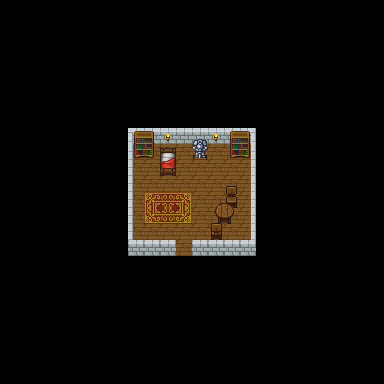

This game map was drawn from its Tiled (.tmx) file and the tilesets committed beside it. A one-line description and the full map source follow:
An orthogonal 24x24 tile map with 16x16 px tiles, 4 tile layers (Base Layer, Little Bitties, Wall Layer, Super Bitties).

<map version="1.0" tiledversion="1.0.2" orientation="orthogonal" renderorder="right-down" width="24" height="24" tilewidth="16" tileheight="16" nextobjectid="1">
 <tileset firstgid="1" source="indoortiles2.tsx" />
 <layer name="Base Layer" width="24" height="24">
  <data encoding="csv">
0,0,0,0,0,0,0,0,0,0,0,0,0,0,0,0,0,0,0,0,0,0,0,0,
0,0,0,0,0,0,0,0,0,0,0,0,0,0,0,0,0,0,0,0,0,0,0,0,
0,0,0,0,0,0,0,0,0,0,0,0,0,0,0,0,0,0,0,0,0,0,0,0,
0,0,0,0,0,0,0,0,0,0,0,0,0,0,0,0,0,0,0,0,0,0,0,0,
0,0,0,0,0,0,0,0,0,0,0,0,0,0,0,0,0,0,0,0,0,0,0,0,
0,0,0,0,0,0,0,0,0,0,0,0,0,0,0,0,0,0,0,0,0,0,0,0,
0,0,0,0,0,0,0,0,0,0,0,0,0,0,0,0,0,0,0,0,0,0,0,0,
0,0,0,0,0,0,0,0,0,0,0,0,0,0,0,0,0,0,0,0,0,0,0,0,
0,0,0,0,0,0,0,0,7,7,7,7,7,7,7,7,0,0,0,0,0,0,0,0,
0,0,0,0,0,0,0,0,7,7,7,7,7,7,7,7,0,0,0,0,0,0,0,0,
0,0,0,0,0,0,0,0,7,7,7,7,7,7,7,7,0,0,0,0,0,0,0,0,
0,0,0,0,0,0,0,0,7,7,7,7,7,7,7,7,0,0,0,0,0,0,0,0,
0,0,0,0,0,0,0,0,7,7,7,7,7,7,7,7,0,0,0,0,0,0,0,0,
0,0,0,0,0,0,0,0,7,7,7,7,7,7,7,7,0,0,0,0,0,0,0,0,
0,0,0,0,0,0,0,0,7,7,7,7,7,7,7,7,0,0,0,0,0,0,0,0,
0,0,0,0,0,0,0,0,7,7,7,7,7,7,7,7,0,0,0,0,0,0,0,0,
0,0,0,0,0,0,0,0,0,0,0,0,0,0,0,0,0,0,0,0,0,0,0,0,
0,0,0,0,0,0,0,0,0,0,0,0,0,0,0,0,0,0,0,0,0,0,0,0,
0,0,0,0,0,0,0,0,0,0,0,0,0,0,0,0,0,0,0,0,0,0,0,0,
0,0,0,0,0,0,0,0,0,0,0,0,0,0,0,0,0,0,0,0,0,0,0,0,
0,0,0,0,0,0,0,0,0,0,0,0,0,0,0,0,0,0,0,0,0,0,0,0,
0,0,0,0,0,0,0,0,0,0,0,0,0,0,0,0,0,0,0,0,0,0,0,0,
0,0,0,0,0,0,0,0,0,0,0,0,0,0,0,0,0,0,0,0,0,0,0,0,
0,0,0,0,0,0,0,0,0,0,0,0,0,0,0,0,0,0,0,0,0,0,0,0
</data>
 </layer>
 <layer name="Little Bitties" width="24" height="24">
  <data encoding="csv">
0,0,0,0,0,0,0,0,0,0,0,0,0,0,0,0,0,0,0,0,0,0,0,0,
0,0,0,0,0,0,0,0,0,0,0,0,0,0,0,0,0,0,0,0,0,0,0,0,
0,0,0,0,0,0,0,0,0,0,0,0,0,0,0,0,0,0,0,0,0,0,0,0,
0,0,0,0,0,0,0,0,0,0,0,0,0,0,0,0,0,0,0,0,0,0,0,0,
0,0,0,0,0,0,0,0,0,0,0,0,0,0,0,0,0,0,0,0,0,0,0,0,
0,0,0,0,0,0,0,0,0,0,0,0,0,0,0,0,0,0,0,0,0,0,0,0,
0,0,0,0,0,0,0,0,0,0,0,0,0,0,0,0,0,0,0,0,0,0,0,0,
0,0,0,0,0,0,0,0,0,0,0,0,0,0,0,0,0,0,0,0,0,0,0,0,
0,0,0,0,0,0,0,0,0,0,0,0,0,0,0,0,0,0,0,0,0,0,0,0,
0,0,0,0,0,0,0,0,36,0,0,0,0,0,0,38,0,0,0,0,0,0,0,0,
0,0,0,0,0,0,0,0,0,0,0,0,0,0,0,0,0,0,0,0,0,0,0,0,
0,0,0,0,0,0,0,0,0,0,0,0,0,0,0,0,0,0,0,0,0,0,0,0,
0,0,0,0,0,0,0,0,0,4,5,6,0,0,23,0,0,0,0,0,0,0,0,0,
0,0,0,0,0,0,0,0,0,11,12,13,0,0,0,0,0,0,0,0,0,0,0,0,
0,0,0,0,0,0,0,0,0,0,0,0,0,0,0,0,0,0,0,0,0,0,0,0,
0,0,0,0,0,0,0,0,0,0,0,0,0,0,0,0,0,0,0,0,0,0,0,0,
0,0,0,0,0,0,0,0,0,0,0,0,0,0,0,0,0,0,0,0,0,0,0,0,
0,0,0,0,0,0,0,0,0,0,0,0,0,0,0,0,0,0,0,0,0,0,0,0,
0,0,0,0,0,0,0,0,0,0,0,0,0,0,0,0,0,0,0,0,0,0,0,0,
0,0,0,0,0,0,0,0,0,0,0,0,0,0,0,0,0,0,0,0,0,0,0,0,
0,0,0,0,0,0,0,0,0,0,0,0,0,0,0,0,0,0,0,0,0,0,0,0,
0,0,0,0,0,0,0,0,0,0,0,0,0,0,0,0,0,0,0,0,0,0,0,0,
0,0,0,0,0,0,0,0,0,0,0,0,0,0,0,0,0,0,0,0,0,0,0,0,
0,0,0,0,0,0,0,0,0,0,0,0,0,0,0,0,0,0,0,0,0,0,0,0
</data>
 </layer>
 <layer name="Wall Layer" width="24" height="24">
  <data encoding="csv">
0,0,0,0,0,0,0,0,0,0,0,0,0,0,0,0,0,0,0,0,0,0,0,0,
0,0,0,0,0,0,0,0,0,0,0,0,0,0,0,0,0,0,0,0,0,0,0,0,
0,0,0,0,0,0,0,0,0,0,0,0,0,0,0,0,0,0,0,0,0,0,0,0,
0,0,0,0,0,0,0,0,0,0,0,0,0,0,0,0,0,0,0,0,0,0,0,0,
0,0,0,0,0,0,0,0,0,0,0,0,0,0,0,0,0,0,0,0,0,0,0,0,
0,0,0,0,0,0,0,0,0,0,0,0,0,0,0,0,0,0,0,0,0,0,0,0,
0,0,0,0,0,0,0,0,0,0,0,0,0,0,0,0,0,0,0,0,0,0,0,0,
0,0,0,0,0,0,0,0,0,0,0,0,0,0,0,0,0,0,0,0,0,0,0,0,
0,0,0,0,0,0,0,0,29,30,30,30,30,30,30,31,0,0,0,0,0,0,0,0,
0,0,0,0,0,0,0,0,53,54,33,0,39,0,53,54,0,0,0,0,0,0,0,0,
0,0,0,0,0,0,0,0,36,0,40,0,0,0,0,38,0,0,0,0,0,0,0,0,
0,0,0,0,0,0,0,0,36,0,0,0,0,0,16,38,0,0,0,0,0,0,0,0,
0,0,0,0,0,0,0,0,36,0,0,0,0,19,20,38,0,0,0,0,0,0,0,0,
0,0,0,0,0,0,0,0,36,0,0,0,0,26,27,38,0,0,0,0,0,0,0,0,
0,0,0,0,0,0,0,0,36,0,0,0,0,22,0,38,0,0,0,0,0,0,0,0,
0,0,0,0,0,0,0,0,45,45,45,0,45,45,45,45,0,0,0,0,0,0,0,0,
0,0,0,0,0,0,0,0,0,0,0,0,0,0,0,0,0,0,0,0,0,0,0,0,
0,0,0,0,0,0,0,0,0,0,0,0,0,0,0,0,0,0,0,0,0,0,0,0,
0,0,0,0,0,0,0,0,0,0,0,0,0,0,0,0,0,0,0,0,0,0,0,0,
0,0,0,0,0,0,0,0,0,0,0,0,0,0,0,0,0,0,0,0,0,0,0,0,
0,0,0,0,0,0,0,0,0,0,0,0,0,0,0,0,0,0,0,0,0,0,0,0,
0,0,0,0,0,0,0,0,0,0,0,0,0,0,0,0,0,0,0,0,0,0,0,0,
0,0,0,0,0,0,0,0,0,0,0,0,0,0,0,0,0,0,0,0,0,0,0,0,
0,0,0,0,0,0,0,0,0,0,0,0,0,0,0,0,0,0,0,0,0,0,0,0
</data>
 </layer>
 <layer name="Super Bitties" width="24" height="24">
  <data encoding="csv">
0,0,0,0,0,0,0,0,0,0,0,0,0,0,0,0,0,0,0,0,0,0,0,0,
0,0,0,0,0,0,0,0,0,0,0,0,0,0,0,0,0,0,0,0,0,0,0,0,
0,0,0,0,0,0,0,0,0,0,0,0,0,0,0,0,0,0,0,0,0,0,0,0,
0,0,0,0,0,0,0,0,0,0,0,0,0,0,0,0,0,0,0,0,0,0,0,0,
0,0,0,0,0,0,0,0,0,0,0,0,0,0,0,0,0,0,0,0,0,0,0,0,
0,0,0,0,0,0,0,0,0,0,0,0,0,0,0,0,0,0,0,0,0,0,0,0,
0,0,0,0,0,0,0,0,0,0,0,0,0,0,0,0,0,0,0,0,0,0,0,0,
0,0,0,0,0,0,0,0,0,0,0,0,0,0,0,0,0,0,0,0,0,0,0,0,
0,0,0,0,0,0,0,0,46,47,42,0,32,42,46,47,0,0,0,0,0,0,0,0,
0,0,0,0,0,0,0,0,0,0,0,0,0,0,0,0,0,0,0,0,0,0,0,0,
0,0,0,0,0,0,0,0,0,0,0,0,0,0,0,0,0,0,0,0,0,0,0,0,
0,0,0,0,0,0,0,0,0,0,0,0,0,0,0,0,0,0,0,0,0,0,0,0,
0,0,0,0,0,0,0,0,0,0,0,0,0,0,0,0,0,0,0,0,0,0,0,0,
0,0,0,0,0,0,0,0,0,0,0,0,0,15,0,0,0,0,0,0,0,0,0,0,
0,0,0,0,0,0,0,0,0,0,0,0,0,0,0,0,0,0,0,0,0,0,0,0,
0,0,0,0,0,0,0,0,0,0,0,0,0,0,0,0,0,0,0,0,0,0,0,0,
0,0,0,0,0,0,0,0,0,0,0,0,0,0,0,0,0,0,0,0,0,0,0,0,
0,0,0,0,0,0,0,0,0,0,0,0,0,0,0,0,0,0,0,0,0,0,0,0,
0,0,0,0,0,0,0,0,0,0,0,0,0,0,0,0,0,0,0,0,0,0,0,0,
0,0,0,0,0,0,0,0,0,0,0,0,0,0,0,0,0,0,0,0,0,0,0,0,
0,0,0,0,0,0,0,0,0,0,0,0,0,0,0,0,0,0,0,0,0,0,0,0,
0,0,0,0,0,0,0,0,0,0,0,0,0,0,0,0,0,0,0,0,0,0,0,0,
0,0,0,0,0,0,0,0,0,0,0,0,0,0,0,0,0,0,0,0,0,0,0,0,
0,0,0,0,0,0,0,0,0,0,0,0,0,0,0,0,0,0,0,0,0,0,0,0
</data>
 </layer>
</map>